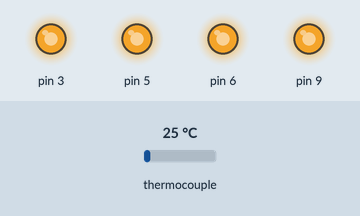
Bench run of a sketch on a simulated Arduino Uno, built with avr-gcc and run on an emulated ATmega328P. On the bench: output pins drawn as LEDs (lit = HIGH). Inputs (shaded band) come from the test bench; at power-on: thermocouple 25 °C. What the sketch prints to the serial monitor is not drawn.

Above: at 1.5 s.
1.6 s: thermocouple set to 75 °C
At 3.0 s:
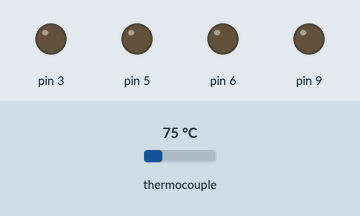
3.3 s: thermocouple set to 66 °C
6.0 s: thermocouple set to 57 °C
At 8.04 s:
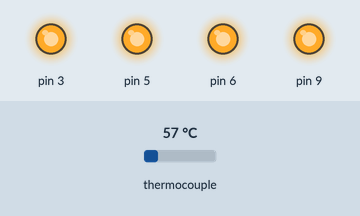
9.0 s: thermocouple set to 150 °C
At 9.8 s:
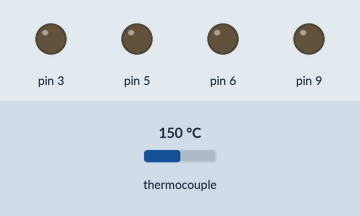
Timing chart, 0 to 11.7 s (numbered marks = the images above; inputs shaded):
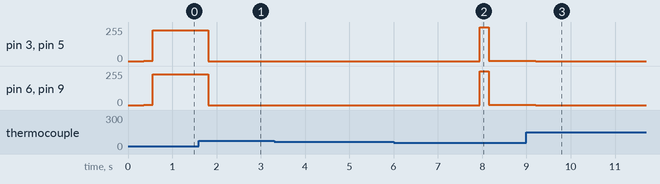

The sketch:

water_heater-flowless.ino
```cpp
// Reprogramming of SETS water heater

#include <SPI.h>
//#include <SD.h>
#include "water_heater.h"
#include <OneWire.h>
#include <DallasTemperature.h>
#include <PID_v1.h>
#include "Adafruit_MAX31855.h"

// Example creating a thermocouple instance with software SPI on any three
// digital IO pins.
#define MAXDO   4
#define MAXCS   7
#define MAXCLK  8

#define ONE_WIRE_BUS 4
#define MAXTEMP 60 // 135F

// Setup a oneWire instance to communicate with any OneWire devices (not just Maxim/Dallas temperature ICs)
OneWire oneWire(ONE_WIRE_BUS);

// Pass our oneWire reference to Dallas Temperature.
DallasTemperature sensors(&oneWire);

// initialize the Thermocouple
Adafruit_MAX31855 thermocouple(MAXCLK, MAXCS, MAXDO);

//double TEMPSETPOINT = 41.1; // 41=106F
double TEMPSETPOINT = 49; // winter target
double Tin;
double Tout2; // thermocouple
unsigned long lastTime;
double Q;
double PID_adj = 1.0;
float last_loop = 0;

//Specify the links and initial tuning parameters

double Kp=10, Ki=5, Kd=1; // not sure why this is good
//double Kp=.2, Ki=0.1, Kd=200; // used for months
//double Kp=.1, Ki=0.1, Kd=500; // also good


PID myPID(&Tout2, &PID_adj, &TEMPSETPOINT, Kp, Ki, Kd, DIRECT);

Heater heater_one;
Heater heater_two;
Heater heater_three;
Heater heater_four;


void setup(void) {
  Serial.begin(9600);

  heater_one.set_pin(3);
  heater_two.set_pin(5);
  heater_three.set_pin(6);
  heater_four.set_pin(9);

    delay(300);
  Serial.print("Initializing sensor...");
  if (!thermocouple.begin()) {
    Serial.println("ERROR.");
    while (1) delay(10);
  }

  sensors.begin();

  myPID.SetMode(AUTOMATIC);
  myPID.SetOutputLimits(0.01, 2);

}


long ClassicalMethod(float T1, float T2){
    // Calculate Q in watts

    // Measure inlet flow rate, set Q
    // Q = m x cp x (T2 - T1)
    // 0.05 kg/s = 1 gpm
    float cp = 4180; // J / kg * K

    float q = 0.07 * cp * (T2 - T1);
    q = max(0, q);
    q = min(q, 20000);

/*
    Serial.print("q = ");
    Serial.print(q);
    Serial.print(", Tin = ");
    Serial.print(T1);
    Serial.print(", Tsetpt = ");
    Serial.print(TEMPSETPOINT);
    Serial.print(", PID_adj = ");
    Serial.print(PID_adj);
    Serial.print(", therm code: ");
    Serial.println(thermocouple.readError());
    */
    return q;
}


bool safety_check(float Tout){
  if (Tout >MAXTEMP){

    Serial.println("WARNING: Temp above limit, powering off");
    Serial.println(Tout);
    Serial.println(MAXTEMP);
    heater_one.set_power(0);
    heater_two.set_power(0);
    heater_three.set_power(0);
    heater_four.set_power(0);
    delay(3000);
    // Inhibit correction factor further
    return false;
  }
  return true;
}


void loop(void) {

  if (millis() - last_loop > 200){ // max31855 sampling frequency of 10hz max
      last_loop = millis();

  // Take measurements
  //Tout = exit_thermistor.get_temperature();
  Tin = 5; // guestimate in C
  Tout2 = thermocouple.readCelsius();
  Q = ClassicalMethod(Tin, TEMPSETPOINT);
  myPID.Compute();
  Q = Q * PID_adj;

  // power boost for first 3 sec
  if (millis() < 3000){
    Q = min(Q * 2.0, 20000);
  }

  // -- Debug printout --
  Serial.print("Time (ms) = ");
  Serial.print(millis());
  Serial.print(", Total Q (W)= ");
  Serial.print(Q);
  Serial.print(" , Tin = ");
  Serial.print(Tin);
  Serial.print(" , Tout = ");
  Serial.print(Tout2);
  Serial.print(" , Tsetpt = ");
  Serial.print(TEMPSETPOINT);
  Serial.print(" , PID_adj = ");
  Serial.println(PID_adj);

  // ---------------------

  if (safety_check(Tout2) == true){
        heater_one.set_power(Q/4);
        heater_two.set_power(Q/4);
        heater_three.set_power(Q/4);
        heater_four.set_power(Q/4);
  }

/*
  // Report heater power
  Serial.print("Heater power (W): ");
  Serial.print(heater_one.get_power());
  Serial.print(", ");
  Serial.print(heater_two.get_power());
  Serial.print(", ");
  Serial.print(heater_three.get_power());
  Serial.print(", ");
  Serial.println(heater_four.get_power());
  */

  }

}
```

water_heater.h
```cpp
class FlowMeter{
public:
    int PIN;
    float flow_rate = 0; // kg/s
    float l_hour;
    volatile int flow_frequency; // Measures flow sensor pulsesunsigned
    unsigned long currentTime;
    unsigned long cloopTime = millis();

    void set_pin(int pin){
        PIN = pin;
        pinMode(pin, INPUT_PULLUP);
    }

    void flow(){ // Interrupt function
        flow_frequency++;
    }

    void calc_flow_rate(){
        currentTime = millis();

        if(currentTime >= (cloopTime + 1000))
        {
            cloopTime = currentTime; // Updates cloopTime
            // Pulse frequency (Hz) = 7.5Q, Q is flow rate in L/min.
            //Serial.println(flow_frequency);
            l_hour = (flow_frequency * 60 / 7.5); // (Pulse frequency x 60 min) / 7.5Q = flowrate in L/hour
            flow_frequency = 0; // Reset Counter
            //Serial.print(l_hour, DEC); // Print litres/hour
            //Serial.println(" L/hour");
            int rho = 997; // kg/m3  1L = .001m3
            flow_rate = l_hour / 1000 * rho / 3600; // kg/s
        }
    }
};


class Heater {       // The class
  public:             // Access specifier
    int PIN;
    bool on = false;
    float power; // in watts
    unsigned int time_on = 0;
    unsigned int start_time;
    float temp_history[10] = {0,0,0,0,0,0,0,0,0,0};
    float rate=1;

    void set_pin(int pin){
      PIN = pin;
      pinMode(PIN, OUTPUT);
    }

    void set_power(int watts){
        // set power in Watts
      power = watts;
      int setpoint = map(watts, 0, 5500, 0, 255);
      setpoint = min(setpoint, 255);
      //Serial.println(setpoint);
      analogWrite(PIN, setpoint);


      if (power > 0){
        // heater just turned on from off
	if (on == false){
	  start_time = millis();
	}
	on = true;
      }
      else{
	on = false;
      }
    }

    void get_state(){
      delay(1);
    }

  int get_time_on(){
    if (on == true){
      time_on = millis() - start_time;
    }
    else{
      time_on = 0;
    }
    return time_on;
  }

  void append_temp(float temp){
    for (int i = 0; i<=8; i++){
      temp_history[i] = temp_history[i+1];
      //Serial.println(T_history[i]);
    }
    temp_history[9] = temp;
  }

  int get_power(){
    return power;
  }
};


class Thermistor{
  public:
  int PIN;
  long THERMISTORNOMINAL = 120000;
  int TEMPERATURENOMINAL = 25;
  int BCOEFFICIENT = 3000; // The beta coefficient of the thermistor (usually 3000-4000)
  long SERIESRESISTOR = 100000;
  float temp;

  void set_pin(int pin){
    PIN = pin;
  }

  float get_temperature(){
    int NUMSAMPLES = 5;
    int samples[NUMSAMPLES];
    float average = 0;
    float steinhart;
    // take N samples in a row, with a slight delay
    for (int i=0; i< NUMSAMPLES; i++) {
      //samples[i] = 1023-analogRead(PIN);
      samples[i] = analogRead(PIN);
      delay(10);
    }
    // average all the samples out
    for (int i=0; i< NUMSAMPLES; i++) {
      average += samples[i];
    }
    average /= NUMSAMPLES;

    // convert the value to resistance
    average = 1023 / average - 1;
    average = SERIESRESISTOR / average;


    steinhart = average / THERMISTORNOMINAL;     // (R/Ro)
    steinhart = log(steinhart);                  // ln(R/Ro)
    steinhart /= BCOEFFICIENT;                   // 1/B * ln(R/Ro)
    steinhart += 1.0 / (TEMPERATURENOMINAL + 273.15); // + (1/To)
    steinhart = 1.0 / steinhart;                 // Invert
    steinhart -= 273.15;                         // convert absolute temp to C

    float tempc = steinhart;
    float tempf = steinhart * 1.8 + 32;
    return tempf;
  }
};
```

Measured:
- the behaviour switches between 61 and 60 °C on thermocouple (found by bisection; images 1 and 2)
- after the input at 1.6 s, pin 3, pin 5, pin 6, pin 9: 231/255 → 0/255 after 0.21 s
- after the input at 3.3 s, every drawn part: stays the same
- after the input at 6.0 s, pin 3, pin 5, pin 6, pin 9: 0/255 → 255/255 after 1.9 s, → 1/255 0.20 s later
- after the input at 9.0 s, pin 3, pin 5, pin 6, pin 9: 1/255 → 0/255 after 0.21 s
